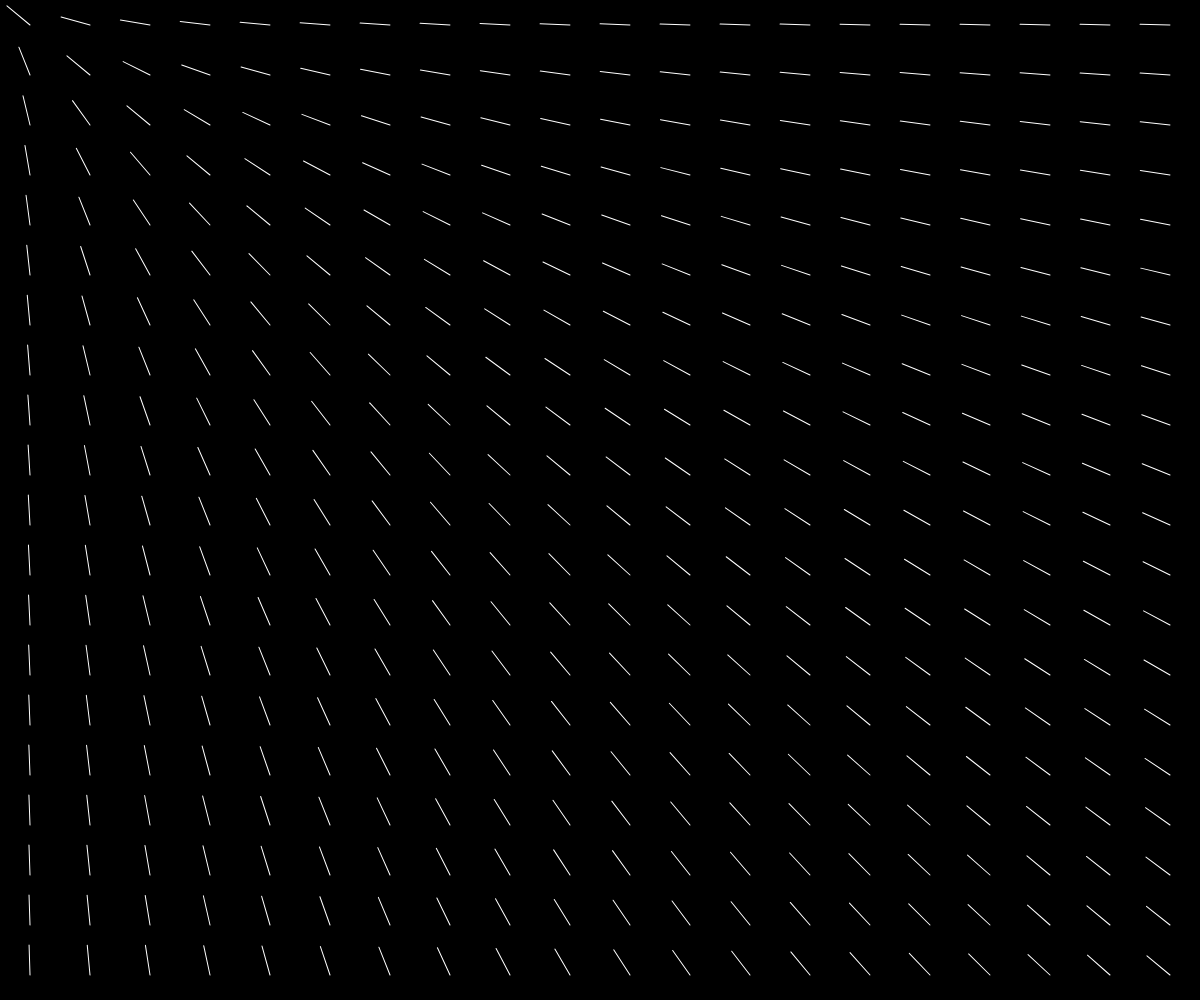
Frame 1 (no input)
Frame 60 (no input): identical to frame 1, image omitted
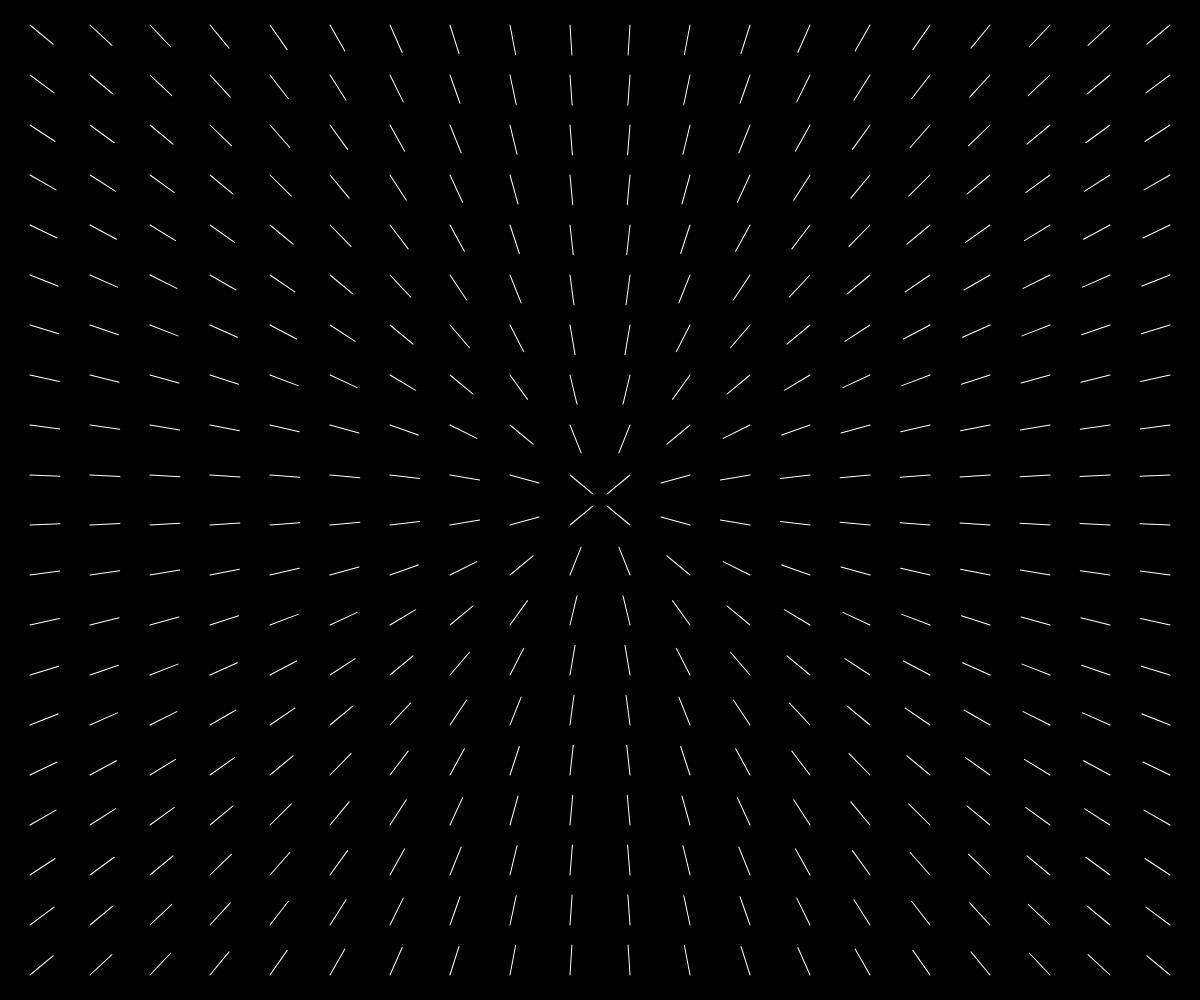
Frame 120 (the mouse pressed at the canvas centre since frame 60)

The p5.js sketch that drew these frames (run headless with seeded random() and noise() and a simulated clock; from frame 60 on, the mouse is pressed at the canvas centre):

// p5.js sketch
// ── sketch.js
/*
+Colabor 2025 HSLU, Hanna Zuellig
Example shows how to use the mouse position and create a rotation to the mouse
*/

let xx = 0;
let yy = 0;

let tilesX = 20;
let tilesY = 20;
let gridX, gridY;




function setup() {
  createCanvas(windowWidth, windowHeight);
  gridX = width / tilesX;
  gridY = height / tilesY;



}

function draw() {
  background(0);
  stroke(255);

  // Use mouse position data
  xx = mouseX;
  yy = mouseY;


  drawGrid();
}


function drawGrid() {
  for (let y = 0; y < tilesY; y++) {
    for (let x = 0; x < tilesX; x++) {
      //Rechne den Winkel zur Maus
      let winkel = atan2(yy - (y * gridY + gridY / 2), xx - (x * gridX + gridX / 2));
      if (winkel < 0) { winkel += 2 * PI; }

      push();
      translate(x * gridX + gridX / 2, y * gridY + gridY / 2);
      rotate(winkel);


      line(0, 0, gridX / 2, 0);


      pop();

    }

  }
}
